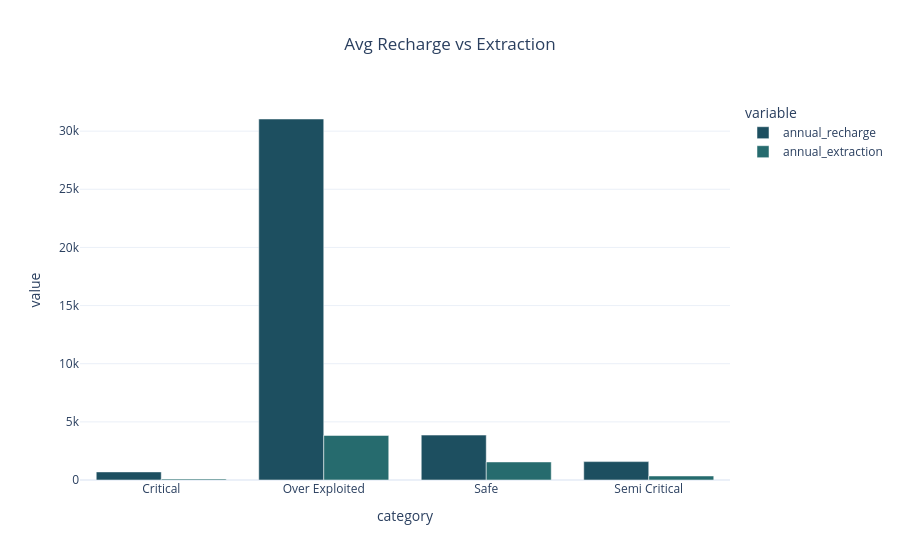

Notebook code for this chart:
### Markdown cell above
### 3. Avg Recharge vs Extraction

- This chart compares the average groundwater recharge and extraction across different categories.
It helps understand whether water usage is sustainable.

💡 Insight:

- Categories with higher extraction than recharge indicate unsustainable usage.

### Code cell
avg_values = df.groupby('category')[['annual_recharge', 'annual_extraction']].mean().reset_index()

fig2 = px.bar(
    avg_values,
    x='category',
    y=['annual_recharge', 'annual_extraction'],
    barmode='group',
    title='Avg Recharge vs Extraction',
    color_discrete_sequence=px.colors.sequential.Blugrn_r
)

fig2.update_layout(template='plotly_white', title_x=0.5)
fig2.show()

### Figure 1 — Plotly figure (JSON) as saved in the notebook; plotly's stock layout.template omitted (floating-point values rounded to 4 significant figures)
{"data": [{"alignmentgroup": "True", "hovertemplate": "variable=annual_recharge<br>category=%{x}<br>value=%{y}<extra></extra>", "legendgroup": "annual_recharge", "marker": {"color": "rgb(29, 79, 96)", "pattern": {"shape": ""}}, "name": "annual_recharge", "offsetgroup": "annual_recharge", "orientation": "v", "showlegend": true, "textposition": "auto", "type": "bar", "x": ["Critical", "Over Exploited", "Safe", "Semi Critical"], "xaxis": "x", "y": [694.8, 31040.0, 3863.0, 1580.0], "yaxis": "y"}, {"alignmentgroup": "True", "hovertemplate": "variable=annual_extraction<br>category=%{x}<br>value=%{y}<extra></extra>", "legendgroup": "annual_extraction", "marker": {"color": "rgb(38, 107, 110)", "pattern": {"shape": ""}}, "name": "annual_extraction", "offsetgroup": "annual_extraction", "orientation": "v", "showlegend": true, "textposition": "auto", "type": "bar", "x": ["Critical", "Over Exploited", "Safe", "Semi Critical"], "xaxis": "x", "y": [85.6, 3831.0, 1552.0, 345.7], "yaxis": "y"}], "layout": {"barmode": "group", "legend": {"title": {"text": "variable"}, "tracegroupgap": 0}, "title": {"text": "Avg Recharge vs Extraction", "x": 0.5}, "xaxis": {"anchor": "y", "domain": [0, 1], "title": {"text": "category"}}, "yaxis": {"anchor": "x", "domain": [0, 1], "title": {"text": "value"}}}}
